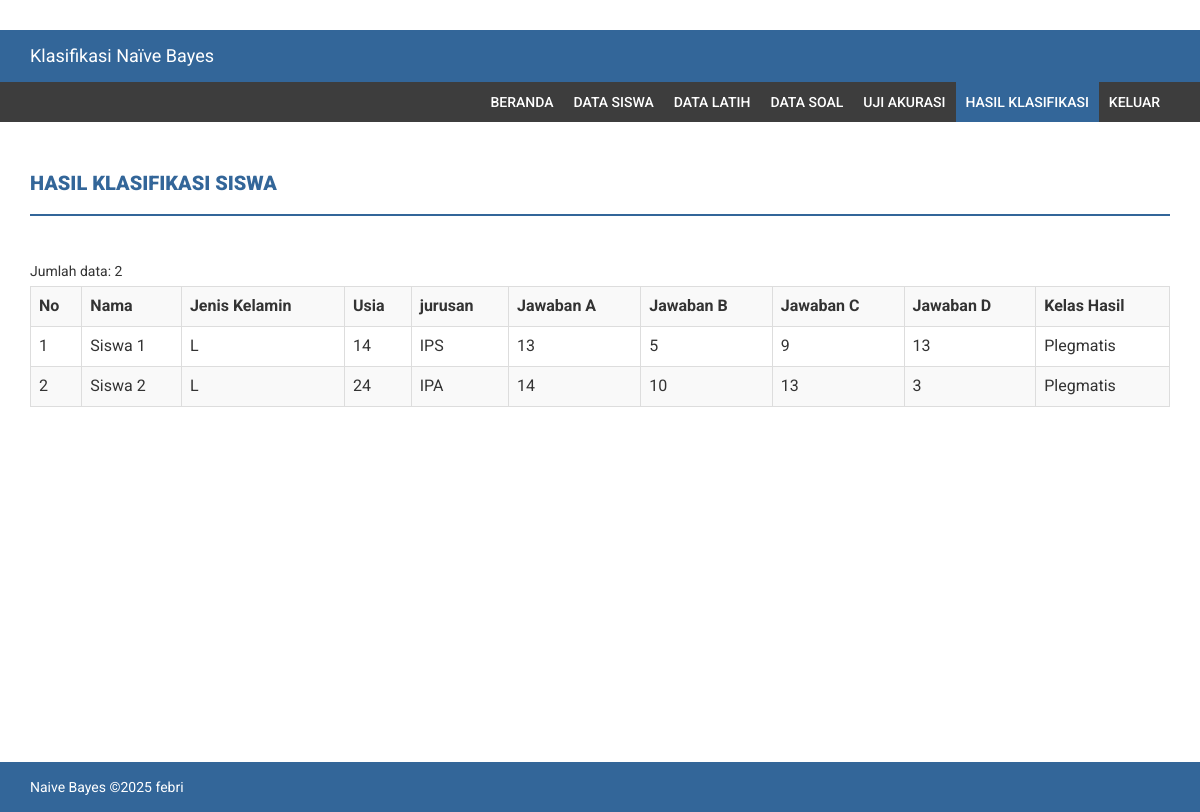
The page /index.php?menu=laporan_hasil (signed in) on the database its author committed.
### tables this page shows
CREATE TABLE `data_hasil_klasifikasi` (
  `id` int(11) NOT NULL,
  `id_siswa` int(11) NOT NULL DEFAULT 0,
  `jenis_kelamin` enum('L','P') DEFAULT NULL,
  `usia` int(11) DEFAULT NULL,
  `jurusan` varchar(100) DEFAULT NULL,
  `jawaban_a` int(11) DEFAULT NULL,
  `jawaban_b` int(11) DEFAULT NULL,
  `jawaban_c` int(11) DEFAULT NULL,
  `jawaban_d` int(11) DEFAULT NULL,
  `kelas_hasil` varchar(100) DEFAULT NULL,
  `nilai_sanguin` double DEFAULT NULL,
  `nilai_koleris` double DEFAULT NULL,
  `nilai_melankolis` double DEFAULT NULL,
  `nilai_plegmatis` double DEFAULT NULL
);

CREATE TABLE `data_siswa` (
  `id` int(11) NOT NULL,
  `nama_siswa` varchar(200) DEFAULT NULL,
  `jenis_kelamin` enum('L','P') DEFAULT NULL,
  `usia` int(11) DEFAULT NULL,
  `jurusan` varchar(200) DEFAULT NULL,
  `id_user` int(11) NOT NULL DEFAULT 0
);

### database.php (called while the page is built, shortened)
<?php
class database {
    private $servername;
    private $user_db;
    private $password_db;
    private $database;
    private $koneksi;
    function database() {
        return $this->connect_db();
    }
    function load_conf_db() {
        $path = dirname(__FILE__) . '/koneksi.php';
        if (file_exists($path)) {
            $conf = include $path;
            $this->servername = @$conf['host'];
            $this->database = @$conf['dbname'];
            $this->user_db = @$conf['username'];
            $this->password_db = @$conf['password'];
        }
    }
    public function connect_db() {
        $this->koneksi = mysqli_connect($this->servername, $this->user_db, $this->password_db, $this->database);
        return $this->koneksi;
    }
    function db_query($sql) {
        $conn = $this->koneksi;
        return mysqli_query($conn, $sql);
    }
    function db_fetch_array($result) {
        return mysqli_fetch_array($result);
    }
    function db_num_rows($result) {
        return mysqli_num_rows($result);
    }
}
?>

### koneksi.php (called while the page is built)
<?php
return array(
    'host' => "localhost",
    'username' => "root",
    'password' => "",
    'dbname' => "dmnbc2",
);
?>

### laporan_hasil.php (the view, shortened to what this page needs)
<?php
include_once "database.php";
?>
<div class="content-wrapper">
    <div class="container">
        <div class="row">
            <div class="col-md-12">
                <h4 class="page-head-line">Hasil Klasifikasi Siswa</h4>
            </div>
        </div>
        <?php
        $db_object = new database();
            ?>
            <?php
        $sql = "SELECT siswa.`nama_siswa`, hasil.*
            FROM data_hasil_klasifikasi hasil,
            data_siswa siswa
            WHERE siswa.`id` = hasil.`id_siswa`";
        $query = $db_object->db_query($sql);
        $jumlah = $db_object->db_num_rows($query);
        ?>
        <div class="row">
            <div class="col-md-12">
                <?php
                echo "Jumlah data: " . $jumlah . "<br>";
                if ($jumlah == 0) {
                    echo "Data kosong...";
                }
                else {
                    ?>
                    <table class='table table-bordered table-striped  table-hover'>
                        <tr>
                            <th>No</th>
                            <th>Nama</th>
                            <th>Jenis Kelamin</th>
                            <th>Usia</th>
                            <th>jurusan</th>
                            <th>Jawaban A</th>
                            <th>Jawaban B</th>
                            <th>Jawaban C</th>
                            <th>Jawaban D</th>
                            <th>Kelas Hasil</th>
                        </tr>
                        <?php
                        $no = 1;
                        while ($row = $db_object->db_fetch_array($query)) {
                            echo "<tr>";
                            echo "<td>" . $no . "</td>";
                            echo "<td>" . $row['nama_siswa'] . "</td>";
                            echo "<td>" . $row['jenis_kelamin'] . "</td>";
                            echo "<td>" . $row['usia'] . "</td>";
                            echo "<td>" . $row['jurusan'] . "</td>";
                            echo "<td>" . $row['jawaban_a'] . "</td>";
                            echo "<td>" . $row['jawaban_b'] . "</td>";
                            echo "<td>" . $row['jawaban_c'] . "</td>";
                            echo "<td>" . $row['jawaban_d'] . "</td>";
                            echo "<td>" . $row['kelas_hasil'] . "</td>";
                            echo "</tr>";
                            $no++;
                        }
                        ?>
                    </table>
                    <?php
                }
                ?>
            </div>
        </div>
    </div>
</div>

### assets/css/style.css (style rules this page uses)
body { font-family: 'Roboto', sans-serif; line-height: 30px; }
.content-wrapper { margin-top: 40px; min-height: 600px; padding-bottom: 60px; }
.page-head-line { font-weight: 900; padding-bottom: 20px; border-bottom: 2px solid #336699; text-transform: uppercase; color: #336699; font-size: 20px; margin-bottom: 40px; }

### rows shown on the page
data_hasil_klasifikasi: data_siswa.nama_siswa "Siswa 1", jenis_kelamin "L", usia "14", jurusan "IPS", jawaban_a "13", jawaban_b "5", jawaban_c "9", jawaban_d "13", kelas_hasil "Plegmatis"
data_hasil_klasifikasi: data_siswa.nama_siswa "Siswa 2", jenis_kelamin "L", usia "24", jurusan "IPA", jawaban_a "14", jawaban_b "10", jawaban_c "13", jawaban_d "3", kelas_hasil "Plegmatis"

### other values the page prints
$jumlah "2"
